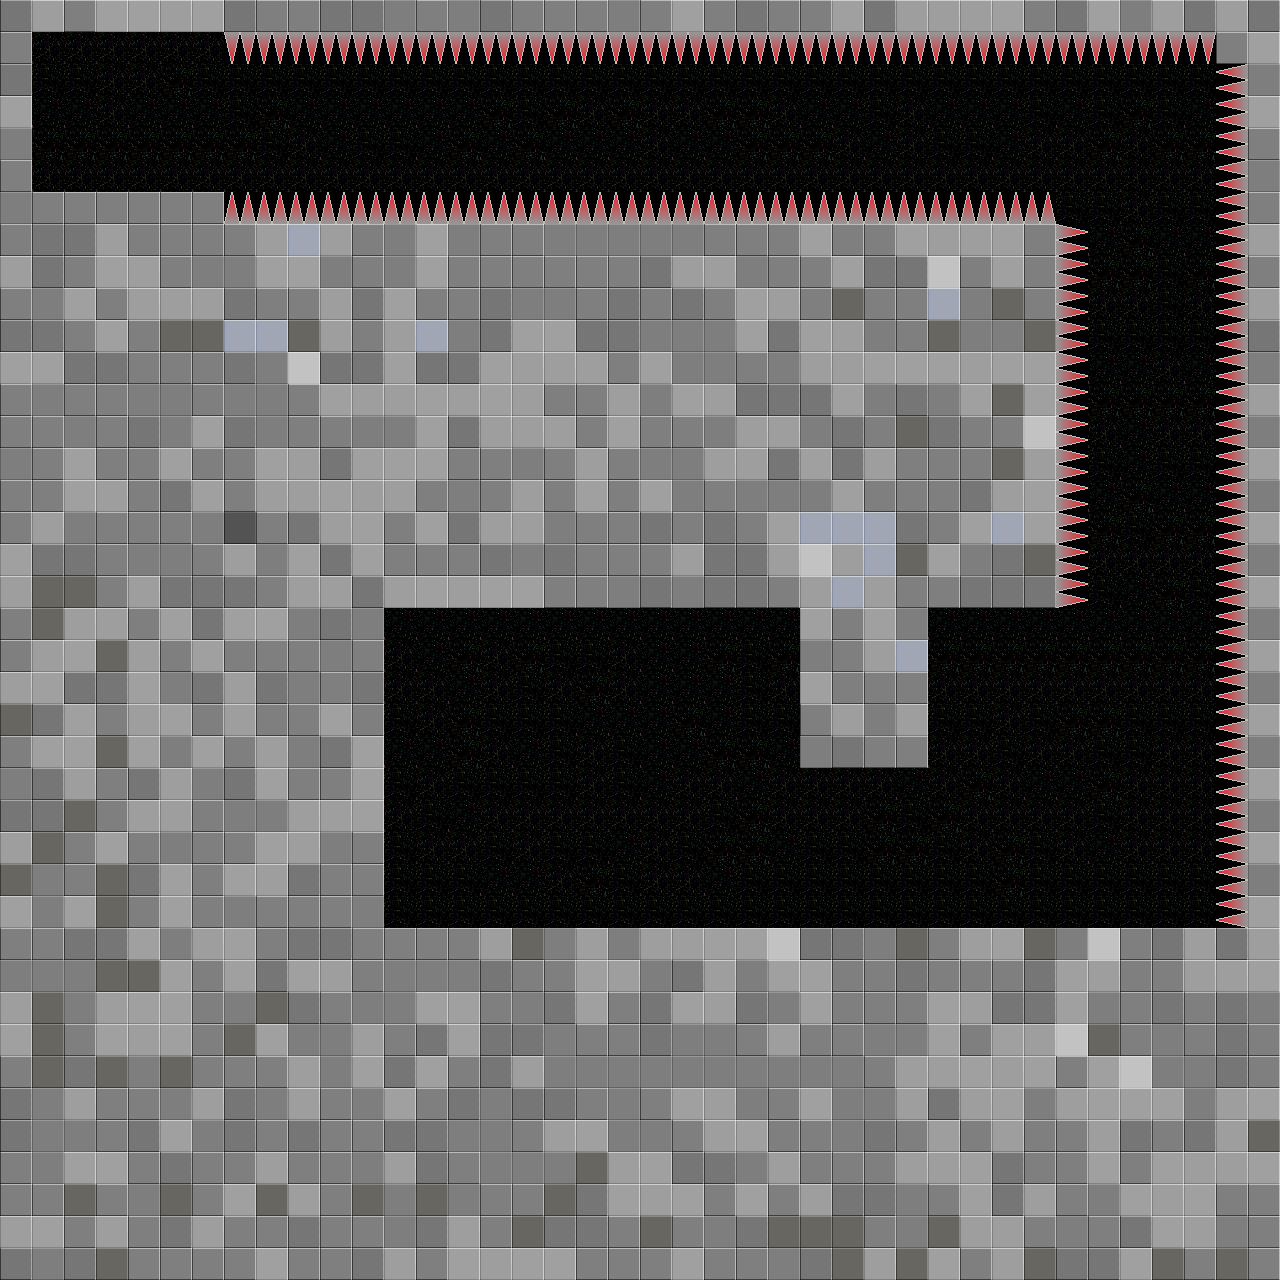

This is a level from a 2D game, rendered from its Tiled map with the project's own tilesets. A one-line summary and the map file follow, with tile-layer data summarised:
An orthogonal 40x40 tile map with 32x32 px tiles, 1 tile layer (tileLayer1) and 2 objects (Start, End).

<map version="1.0" orientation="orthogonal" width="40" height="40" tilewidth="32" tileheight="32">
 <tileset firstgid="1" source="tilesMap.tsx" />
 <layer name="tileLayer1" width="40" height="40">
  <data>[1600 cells, 1600 non-empty, 18 distinct tile ids]</data>
 </layer>
 <objectgroup name="objLayer1" width="40" height="40">
  <object name="playerStart" type="Start" x="62" y="121" width="77" height="50" />
  <object name="end" type="End" x="476" y="817" width="95" height="111" />
 </objectgroup>
</map>
